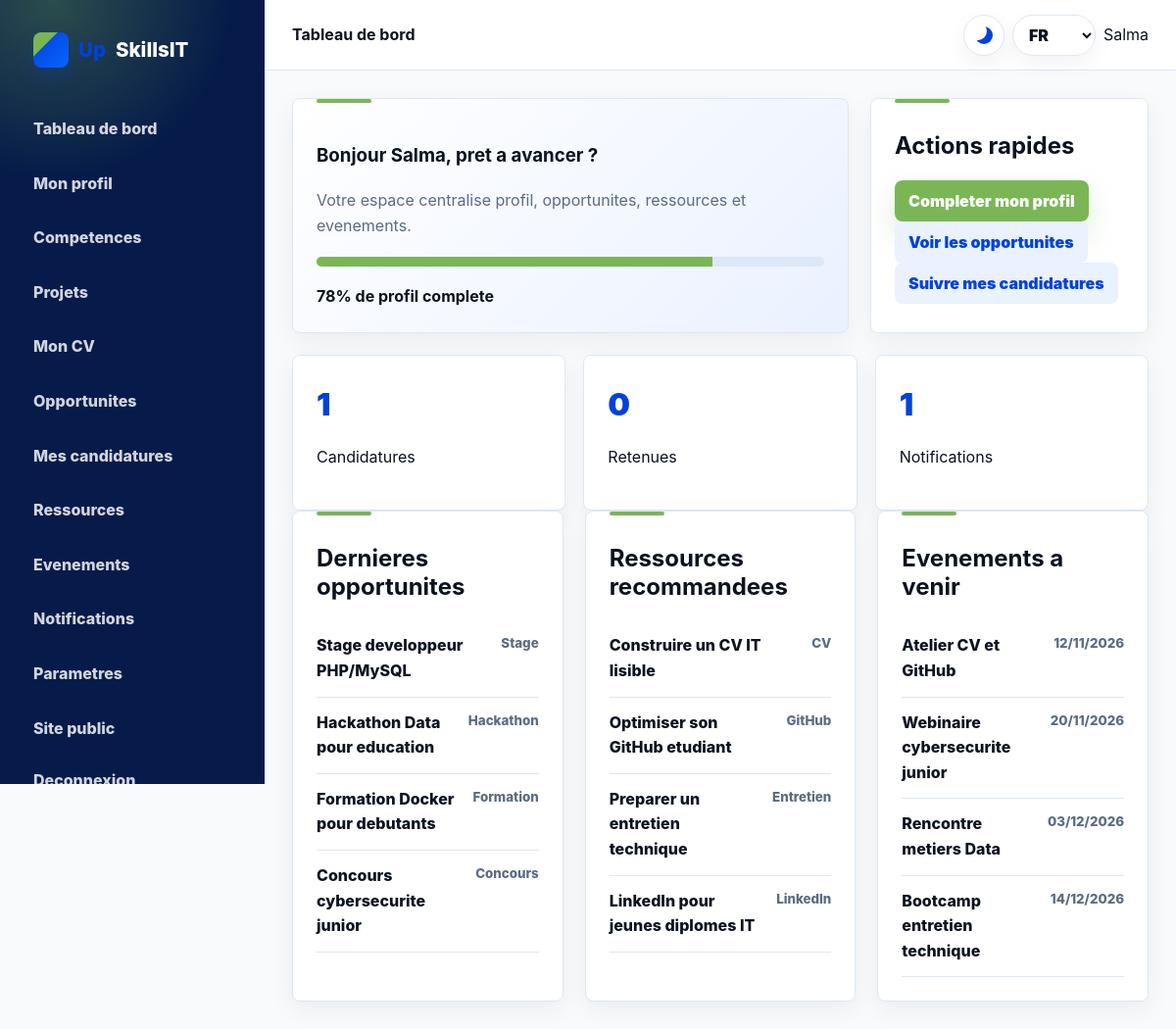
/dashboard (signed in), run on the app's committed database.
### tables this page shows
CREATE TABLE users (
  id BIGINT UNSIGNED AUTO_INCREMENT PRIMARY KEY,
  first_name VARCHAR(100) NOT NULL,
  last_name VARCHAR(100) NOT NULL,
  email VARCHAR(190) NOT NULL UNIQUE,
  password VARCHAR(255) NOT NULL,
  role ENUM('student','professional','company','admin') NOT NULL DEFAULT 'student',
  status ENUM('active','suspended') NOT NULL DEFAULT 'active',
  terms_accepted TINYINT(1) NOT NULL DEFAULT 0,
  data_consent TINYINT(1) NOT NULL DEFAULT 0,
  created_at TIMESTAMP DEFAULT CURRENT_TIMESTAMP,
  updated_at TIMESTAMP DEFAULT CURRENT_TIMESTAMP ON UPDATE CURRENT_TIMESTAMP,
  INDEX idx_users_role_status (role,status)
);

CREATE TABLE opportunities (
  id BIGINT UNSIGNED AUTO_INCREMENT PRIMARY KEY,
  title VARCHAR(190) NOT NULL,
  type VARCHAR(80) NOT NULL,
  organism VARCHAR(190) NOT NULL,
  description TEXT NOT NULL,
  target_profile TEXT,
  skills TEXT,
  location VARCHAR(150),
  deadline DATE,
  application_method TEXT,
  application_link VARCHAR(255),
  company_user_id BIGINT UNSIGNED NULL,
  status ENUM('draft','published','closed') NOT NULL DEFAULT 'draft',
  published_at DATETIME NULL,
  created_at TIMESTAMP DEFAULT CURRENT_TIMESTAMP,
  updated_at TIMESTAMP DEFAULT CURRENT_TIMESTAMP ON UPDATE CURRENT_TIMESTAMP,
  INDEX idx_opportunities_status_deadline (status,deadline),
  INDEX idx_opportunities_type_location (type,location),
  INDEX idx_opportunities_company (company_user_id),
  FOREIGN KEY(company_user_id) REFERENCES users(id) ON DELETE SET NULL
);

CREATE TABLE resources (
  id BIGINT UNSIGNED AUTO_INCREMENT PRIMARY KEY,
  title VARCHAR(190) NOT NULL,
  description TEXT NOT NULL,
  category VARCHAR(120) NOT NULL,
  author VARCHAR(150),
  source VARCHAR(190),
  content LONGTEXT,
  link VARCHAR(255),
  document_path VARCHAR(255),
  status ENUM('draft','published') NOT NULL DEFAULT 'draft',
  published_at DATETIME NULL,
  created_at TIMESTAMP DEFAULT CURRENT_TIMESTAMP,
  updated_at TIMESTAMP DEFAULT CURRENT_TIMESTAMP ON UPDATE CURRENT_TIMESTAMP,
  INDEX idx_resources_status_category (status,category)
);

CREATE TABLE events (
  id BIGINT UNSIGNED AUTO_INCREMENT PRIMARY KEY,
  title VARCHAR(190) NOT NULL,
  description TEXT NOT NULL,
  event_date DATETIME NOT NULL,
  location VARCHAR(150),
  capacity INT UNSIGNED NOT NULL DEFAULT 1,
  speaker VARCHAR(150),
  status ENUM('draft','published','closed') NOT NULL DEFAULT 'draft',
  created_at TIMESTAMP DEFAULT CURRENT_TIMESTAMP,
  updated_at TIMESTAMP DEFAULT CURRENT_TIMESTAMP ON UPDATE CURRENT_TIMESTAMP,
  INDEX idx_events_status_date (status,event_date)
);

### app/Views/dashboard/index.php (the view, shortened to what the rows shown need)
<?php $section = $section ?? 'dashboard'; ?>
<?php if ($section === 'applications'): ?>
<section class="panel table-wrap">
    <h1><?= e(t('dashboard.applications_title')) ?></h1>
    <table>
        <thead><tr><th><?= e(t('dashboard.opportunity')) ?></th><th><?= e(t('dashboard.company')) ?></th><th><?= e(t('dashboard.status')) ?></th><th><?= e(t('dashboard.date')) ?></th></tr></thead>
        <tbody>
            <?php foreach ($applications as $application): ?>
                <tr>
                    <td><?= e($application['opportunity_title']) ?><br><small><?= e($application['opportunity_type']) ?></small></td>
                    <td><?= e($application['organism'] ?: $application['company_name'] ?: '-') ?></td>
                    <td><span class="badge"><?= e($application['status']) ?></span></td>
                    <td><?= e(date('d/m/Y', strtotime($application['created_at']))) ?></td>
                </tr>
            <?php endforeach; ?>
        </tbody>
    </table>
    <?php if (empty($applications)): ?><p><?= e(t('dashboard.no_applications')) ?></p><?php endif; ?>
</section>
<?php else: ?>
<section class="dashboard-grid">
    <article class="panel hero-panel">
        <h1><?= e(t('dashboard.hello')) ?> <?= e($user['first_name']) ?>, <?= e(t('dashboard.ready')) ?></h1>
        <p><?= e(t('dashboard.intro')) ?></p>
        <div class="progress"><span style="width:<?= (int) $completion ?>%"></span></div>
        <strong><?= (int) $completion ?>% <?= e(t('dashboard.profile_complete')) ?></strong>
    </article>
    <article class="panel">
        <h2><?= e(t('dashboard.quick_actions')) ?></h2>
        <a class="btn btn-primary" href="<?= url('/profil') ?>"><?= e(t('dashboard.complete_profile')) ?></a>
        <a class="btn btn-light" href="<?= url('/opportunites') ?>"><?= e(t('dashboard.view_opportunities')) ?></a>
        <a class="btn btn-light" href="<?= url('/candidatures') ?>"><?= e(t('dashboard.track_applications')) ?></a>
    </article>
</section>
<section class="stats-grid">
    <article class="stat"><span><?= (int) ($applicationStats['total'] ?? 0) ?></span><p><?= e(t('dashboard.applications')) ?></p></article>
    <article class="stat"><span><?= (int) ($applicationStats['shortlisted_count'] ?? 0) ?></span><p><?= e(t('dashboard.shortlisted')) ?></p></article>
    <article class="stat"><span><?= count($notifications ?? []) ?></span><p><?= e(t('dashboard.notifications_title')) ?></p></article>
</section>
<section class="dashboard-columns">
    <div class="panel">
        <h2><?= e(t('dashboard.latest_opportunities')) ?></h2>
        <?php foreach ($opportunities as $item): ?>
            <a class="list-row" href="<?= url('/opportunite/' . $item['id']) ?>"><span><?= e($item['title']) ?></span><small><?= e($item['type']) ?></small></a>
        <?php endforeach; ?>
    </div>
    <div class="panel">
        <h2><?= e(t('dashboard.recommended_resources')) ?></h2>
        <?php foreach ($resources as $item): ?>
            <a class="list-row" href="<?= url('/ressource/' . $item['id']) ?>"><span><?= e($item['title']) ?></span><small><?= e($item['category']) ?></small></a>
        <?php endforeach; ?>
    </div>
    <div class="panel">
        <h2><?= e(t('dashboard.upcoming_events')) ?></h2>
        <?php foreach ($events as $event): ?>
            <a class="list-row" href="<?= url('/evenement/' . $event['id']) ?>"><span><?= e($event['title']) ?></span><small><?= e(date('d/m/Y', strtotime($event['event_date']))) ?></small></a>
        <?php endforeach; ?>
    </div>
</section>
<?php endif; ?>

### app/Core/Router.php (shortened to what the rows shown need)
<?php
final class Router
{
    private array $routes = [];
    private function add(string $method, string $path, array $handler): void
    {
        $pattern = preg_replace('#\{([a-zA-Z_][a-zA-Z0-9_]*)\}#', '(?P<$1>[^/]+)', rtrim($path, '/') ?: '/');
        $this->routes[] = compact('method', 'path', 'handler') + ['pattern' => '#^' . $pattern . '$#'];
    }
    public function dispatch(string $method, string $uri): void
    {
        $path = parse_url($uri, PHP_URL_PATH) ?: '/';
        $path = rtrim($path, '/') ?: '/';
        foreach ($this->routes as $route) {
            if ($route['method'] === $method && preg_match($route['pattern'], $path, $matches)) {
                [$class, $action] = $route['handler'];
                $params = array_filter($matches, 'is_string', ARRAY_FILTER_USE_KEY);
                (new $class())->$action(...array_values($params));
                return;
            }
        }
    }
}

### app/Views/layouts/dashboard.php (shortened to what the rows shown need)
<?php $role = Auth::role(); ?>
<!doctype html>
<html lang="<?= e(current_lang()) ?>">
<head>
    <link rel="stylesheet" href="<?= asset('css/app.css') ?>">
</head>
<body class="app-shell role-<?= e($role ?? 'student') ?> <?= $role === 'professional' ? 'professional-shell' : ($role === 'company' ? 'company-shell' : 'student-shell') ?>">
<aside class="sidebar">
    <a class="brand" href="<?= url('/') ?>"><span>Up</span>SkillsIT</a>
    <nav>
        <?php if ($role === 'professional'): ?>
            <a href="<?= url('/professionnel') ?>"><?= e(t('nav.dashboard')) ?></a>
            <a href="<?= url('/professionnel/profil') ?>"><?= e(t('nav.professional_profile')) ?></a>
            <a href="<?= url('/professionnel/competences') ?>"><?= e(t('nav.skills')) ?></a>
            <a href="<?= url('/professionnel/experiences') ?>"><?= e(t('nav.experiences')) ?></a>
            <a href="<?= url('/professionnel/projets') ?>"><?= e(t('nav.projects')) ?></a>
            <a href="<?= url('/professionnel/opportunites') ?>"><?= e(t('nav.opportunities')) ?></a>
            <a href="<?= url('/professionnel/candidatures') ?>"><?= e(t('nav.applications')) ?></a>
            <a href="<?= url('/professionnel/ressources') ?>"><?= e(t('nav.resources')) ?></a>
            <a href="<?= url('/professionnel/evenements') ?>"><?= e(t('nav.events')) ?></a>
            <a href="<?= url('/professionnel/notifications') ?>"><?= e(t('nav.notifications')) ?></a>
        <?php else: ?>
            <a href="<?= url('/dashboard') ?>"><?= e(t('nav.dashboard')) ?></a>
            <a href="<?= url('/profil') ?>"><?= e(t('nav.profile')) ?></a>
            <a href="<?= url('/profil') ?>"><?= e(t('nav.skills')) ?></a>
            <a href="<?= url('/profil') ?>"><?= e(t('nav.projects')) ?></a>
            <a href="<?= url('/profil') ?>"><?= e(t('nav.cv')) ?></a>
            <a href="<?= url('/opportunites') ?>"><?= e(t('nav.opportunities')) ?></a>
            <a href="<?= url('/candidatures') ?>"><?= e(t('nav.applications')) ?></a>
            <a href="<?= url('/ressources') ?>"><?= e(t('nav.resources')) ?></a>
            <a href="<?= url('/evenements') ?>"><?= e(t('nav.events')) ?></a>
            <a href="<?= url('/notifications') ?>"><?= e(t('nav.notifications')) ?></a>
        <?php endif; ?>
        <a href="<?= url($role === 'professional' ? '/professionnel/parametres' : ($role === 'company' ? '/entreprise/parametres' : '/compte')) ?>"><?= e(t('nav.settings')) ?></a>
        <a href="<?= url('/') ?>"><?= e(t('nav.public_site')) ?></a>
        <form method="post" action="<?= url('/deconnexion') ?>"><?= CSRF::field() ?><button><?= e(t('nav.logout')) ?></button></form>
    </nav>
</aside>
<div class="workspace">
    <header class="topbar">
        <strong><?= e($title ?? '') ?></strong>
        <div class="topbar-actions">
            <button class="theme-toggle" type="button" data-theme-toggle aria-label="<?= e(t('ui.theme_toggle')) ?>" title="<?= e(t('ui.theme_toggle')) ?>"><span class="theme-icon theme-icon--moon" aria-hidden="true"></span><span class="theme-icon theme-icon--sun" aria-hidden="true"></span></button>
            <form class="lang-switch" method="get" action="<?= e(parse_url($_SERVER['REQUEST_URI'] ?? '/', PHP_URL_PATH) ?: '/') ?>">
                <select id="lang-dashboard" name="lang" aria-label="<?= e(t('ui.language')) ?>" title="<?= e(t('ui.language')) ?>">
                    <option value="fr"<?= selected(current_lang(), 'fr') ?>>FR</option>
                </select>
            </form>
            <span><?= e(Auth::user()['first_name'] ?? '') ?></span>
        </div>
    </header>
    <main class="workspace-main"><?= $content ?></main>
</div>
</body>
</html>

### data on the page
users: first_name "Salma"
opportunities: title "Stage developpeur PHP/MySQL", type "Stage"
opportunities: title "Hackathon Data pour education", type "Hackathon"
opportunities: title "Formation Docker pour debutants", type "Formation"
opportunities: title "Concours cybersecurite junior", type "Concours"
resources: title "Construire un CV IT lisible", category "CV"
resources: title "Optimiser son GitHub etudiant", category "GitHub"
resources: title "Preparer un entretien technique", category "Entretien"
resources: title "LinkedIn pour jeunes diplomes IT", category "LinkedIn"
events: title "Atelier CV et GitHub", event_date "12/11/2026"
events: title "Webinaire cybersecurite junior", event_date "20/11/2026"
events: title "Rencontre metiers Data", event_date "03/12/2026"
events: title "Bootcamp entretien technique", event_date "14/12/2026"

### other printed values
$applicationStats['total'] "1"
$applicationStats['shortlisted_count'] "0"
